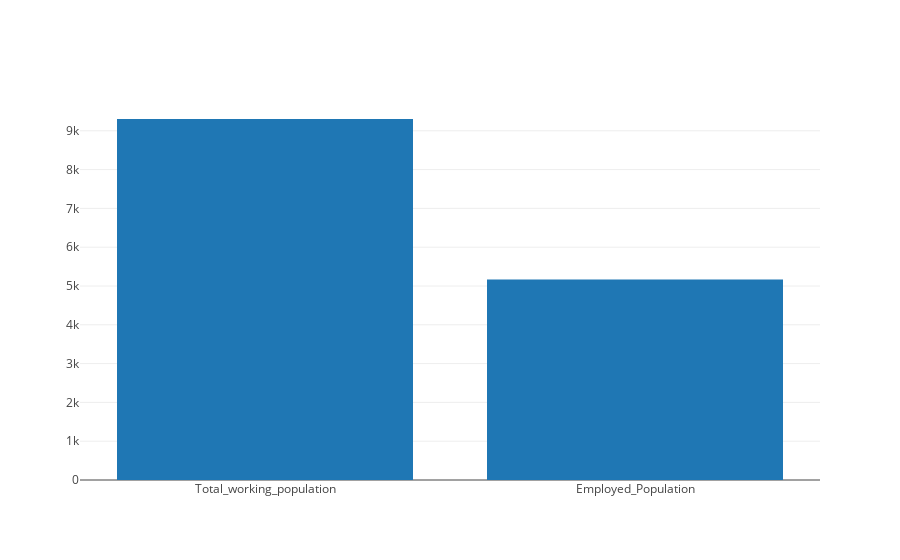

Notebook code cell kept with this figure:
### Code cell
data  = go.Data([
            go.Bar(
              x = df['Type'],
              y = df['Count']
        )])
layout = go.Layout(
        height = 1000,
        margin=go.Margin(l=300),
        title = "Contributing Factors for Vehicle Collisions in 2015"
)
fig2  = go.Figure(data=data)
py.iplot(fig2)
url_2 = py.plot(fig2)
url_2

### Figure 1 — Plotly figure (JSON) as saved in the notebook; plotly's stock layout.template omitted (floating-point values rounded to 4 significant figures)
{"data": [{"type": "bar", "uid": "e3cadd56-9c81-438e-81ec-0ca22f9dc49f", "x": ["Total_working_population", "Employed_Population"], "y": [9304, 5168]}], "layout": {}}
